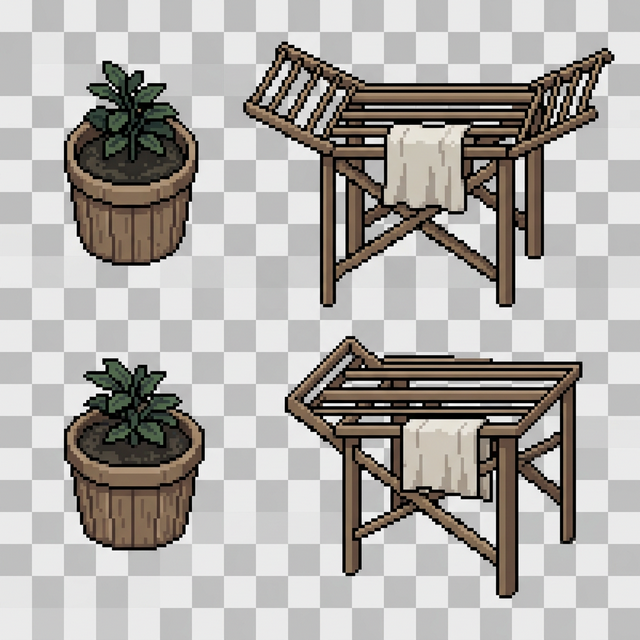
#> input picture Assets/Images/balcony_props.png, 640 x 640 px
$ python clean_image.py ../Assets/Images/balcony_props.png
#> lines starting #> are read from the running program, lines starting #| are printed output that depends on the picture
import sys
from PIL import Image, ImageDraw

def remove_background(img_path):
#> called with img_path = '../Assets/Images/balcony_props.png'
    print(f"Processing {img_path}")
    try:
        img = Image.open(img_path).convert("RGBA")
        width, height = img.size
#> width = 640; height = 640

        mask_img = img.copy()

        # Flood fill from the 4 corners to catch all continuous dark background
        ImageDraw.floodfill(mask_img, (0, 0), (255, 0, 255, 255), thresh=45)
        ImageDraw.floodfill(mask_img, (width-1, 0), (255, 0, 255, 255), thresh=45)
        ImageDraw.floodfill(mask_img, (0, height-1), (255, 0, 255, 255), thresh=45)
        ImageDraw.floodfill(mask_img, (width-1, height-1), (255, 0, 255, 255), thresh=45)

        orig_data = img.getdata()
        mask_data = mask_img.getdata()

        new_data = []
        for i in range(len(orig_data)):
            orig = orig_data[i]
            m = mask_data[i]

            # If the mask image is magenta, it is the background
            if m[0] == 255 and m[1] == 0 and m[2] == 255 and m[3] == 255:
                new_data.append((0, 0, 0, 0))
            else:
                # AI generated pixel art has a dark halo around the edges on black background
                # Remove pixels that are very dark to clean the edge
                brightness = orig[0]*0.299 + orig[1]*0.587 + orig[2]*0.114
                if brightness < 35:
                    new_data.append((0, 0, 0, 0))
                else:
                    new_data.append(orig)
#> this loop made 409600 passes
#> (m, brightness) on passes 33 to 44: ((193, 191, 192, 255), 191.7), ((186, 184, 186, 255), 184.8), ((186, 186, 188, 255), 186.2), ((187, 185, 187, 255), 185.8), ((187, 186, 185, 255), 186.2), ((186, 188, 186, 255), 187.2), ((186, 187, 188, 255), 186.8), ((188, 187, 186, 255), 187.2), ((186, 188, 186, 255), 187.2), ((188, 188, 187, 255), 187.9), ((189, 188, 188, 255), 188.3), ((189, 187, 188, 255), 187.7)
#> brightness on passes 61 to 66: 187.7, 187.5, 185.8, 193.1, 233, 235
#> after the loop, new_data = 409600 items

        img.putdata(new_data)
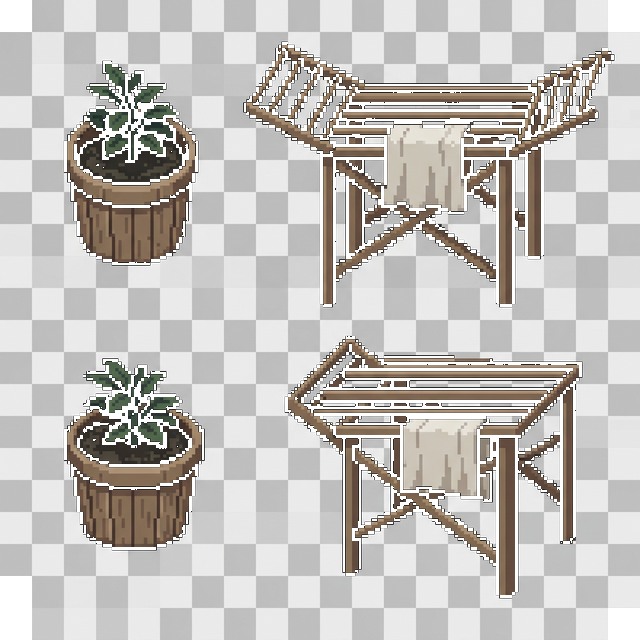
#> img: PIL image 640x640 RGBA; mean R, G, B, A 172.2, 169, 165.5, 231.5; transparent parts drawn white

        bbox = img.getbbox()
#> bbox = (0, 0, 640, 640)
        if bbox:
            img = img.crop(bbox)

        img.save(img_path, "PNG")
        print(f"Successfully processed {img_path}")
    except Exception as e:
        print(f"Error processing {img_path}: {e}")

if __name__ == "__main__":
    if len(sys.argv) < 2:
        print("Usage: python clean_image.py <image_path>")
    else:
        for p in sys.argv[1:]:
            remove_background(p)

$ run again, on Assets/Images/bg_field.png
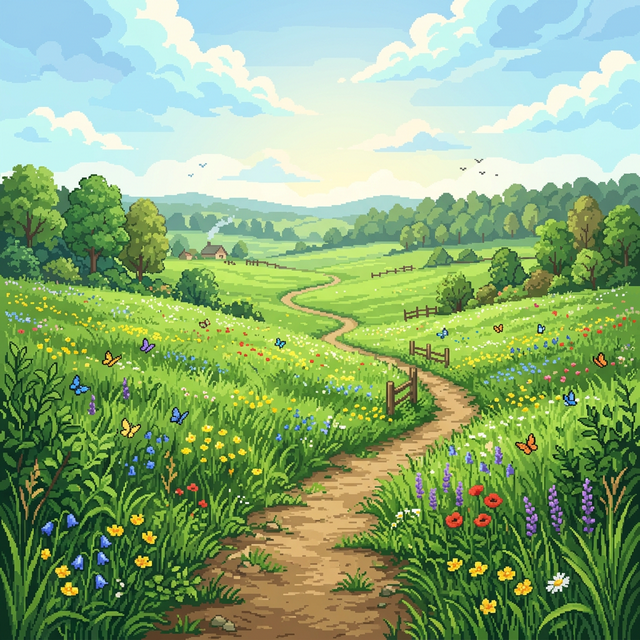
#> input picture Assets/Images/bg_field.png, 640 x 640 px
#> in remove_background, `ImageDraw.floodfill(mask_img, (width-1, 0), (255, 0, 255, 255), thresh..`:
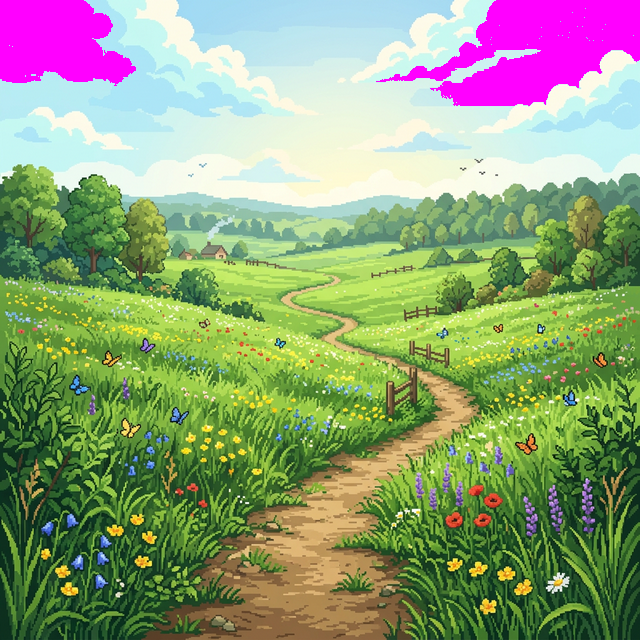
#> mask_img: PIL image 640x640 RGBA; mean R, G, B, A 142.8, 157.9, 121, 255
#> the loop in remove_background, `for i in range(len(orig_data)):` made 409600 passes
#> brightness on passes 85 to 92: 213.6, 215.1, 215.3, 214.1, 214.2, 215, 213.7, 214
#> after the loop in remove_background, `for i in range(len(orig_data)):`: new_data = 409600 items
#> in remove_background, `img.putdata(new_data)`:
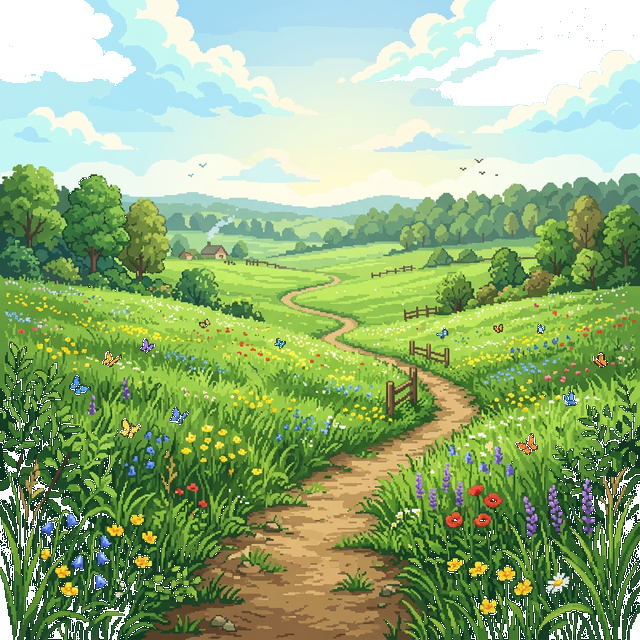
#> img: PIL image 640x640 RGBA; mean R, G, B, A 127.8, 157, 105.7, 234.8; transparent parts drawn white
#> bbox = (0, 0, 640, 640)

$ run again, on Assets/Images/bg_greenhouse.png
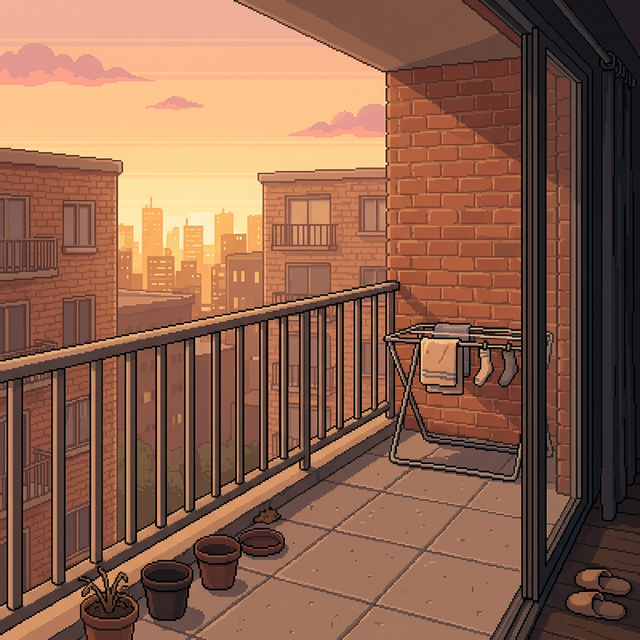
#> input picture Assets/Images/bg_greenhouse.png, 640 x 640 px
#> in remove_background, `ImageDraw.floodfill(mask_img, (width-1, 0), (255, 0, 255, 255), thresh..`:
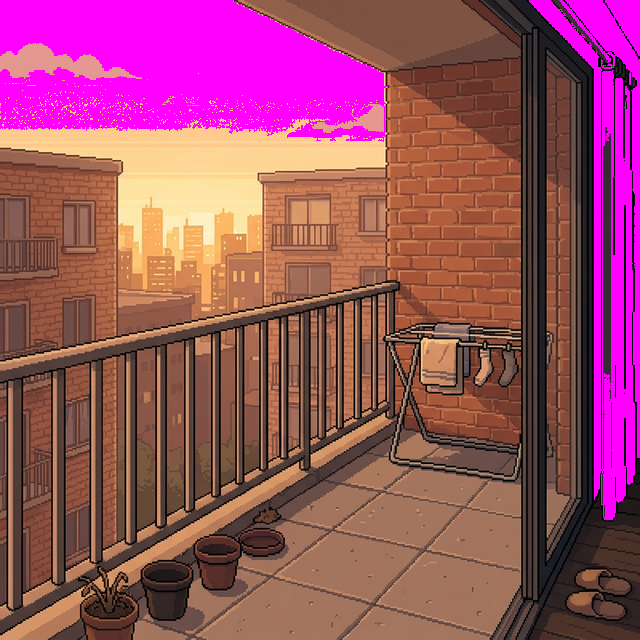
#> mask_img: PIL image 640x640 RGBA; mean R, G, B, A 152.3, 78.2, 98.1, 255
#> the loop in remove_background, `for i in range(len(orig_data)):` made 409600 passes
#> orig on passes 1 to 3: (243, 178, 154, 255), (243, 176, 154, 255), (241, 177, 155, 255)
#> after the loop in remove_background, `for i in range(len(orig_data)):`: new_data = 409600 items
#> in remove_background, `img.putdata(new_data)`:
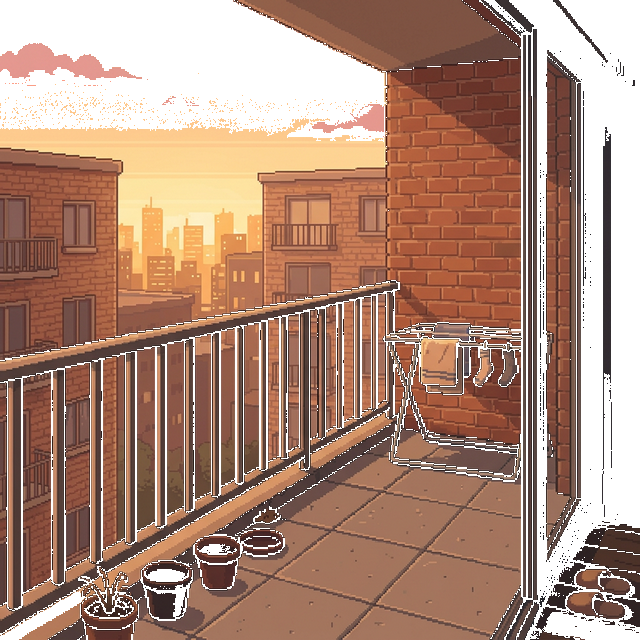
#> img: PIL image 640x640 RGBA; mean R, G, B, A 111.9, 76.2, 58.6, 191.6; transparent parts drawn white
#> bbox = (0, 0, 640, 640)
